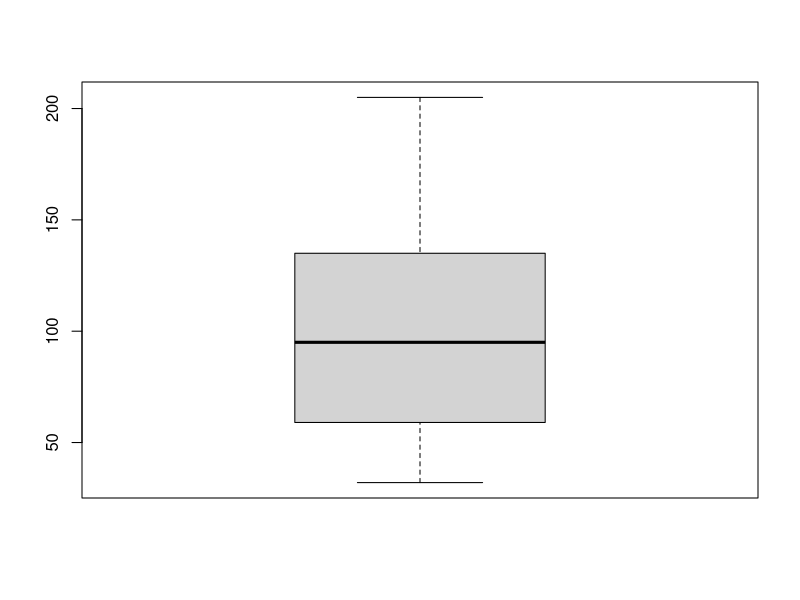
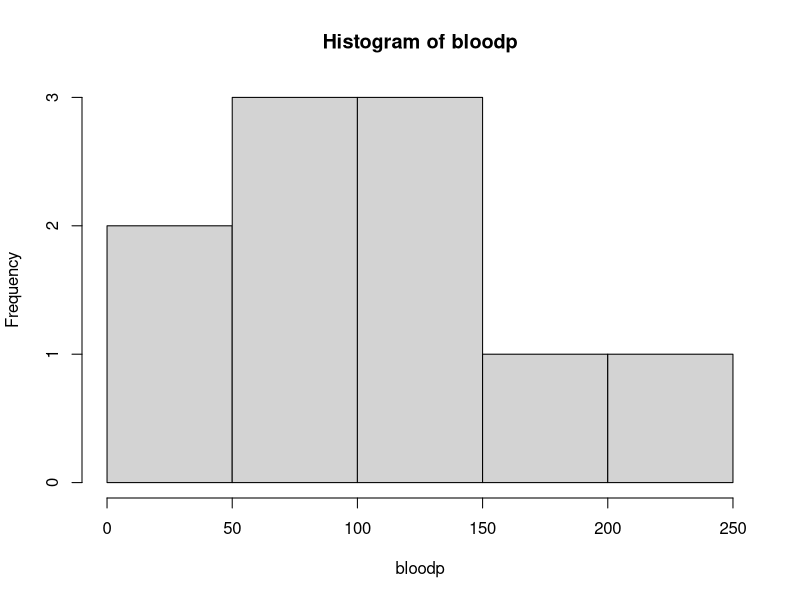

The R script that drew these images, in order:
Freq <- c(0.6,0.3,0.4,0.4,0.2,0.6,0.3,0.4,0.9,0.2)
bloodp <- c(103,87,32,42,59,109,78,205,135,176)
first <- c(1,1,1,1,0,0,0,0,NA,1)
second <- c(0,0,1,1,0,0,1,1,1,1)
finaldecision <- c(0,1,0,1,0,1,0,1,1,1)

hospital <- cbind(Freq,bloodp,first,second,finaldecision)
hospital.df <- data.frame(Freq,bloodp,first,second,finaldecision)

boxplot(bloodp)
hist(bloodp)
